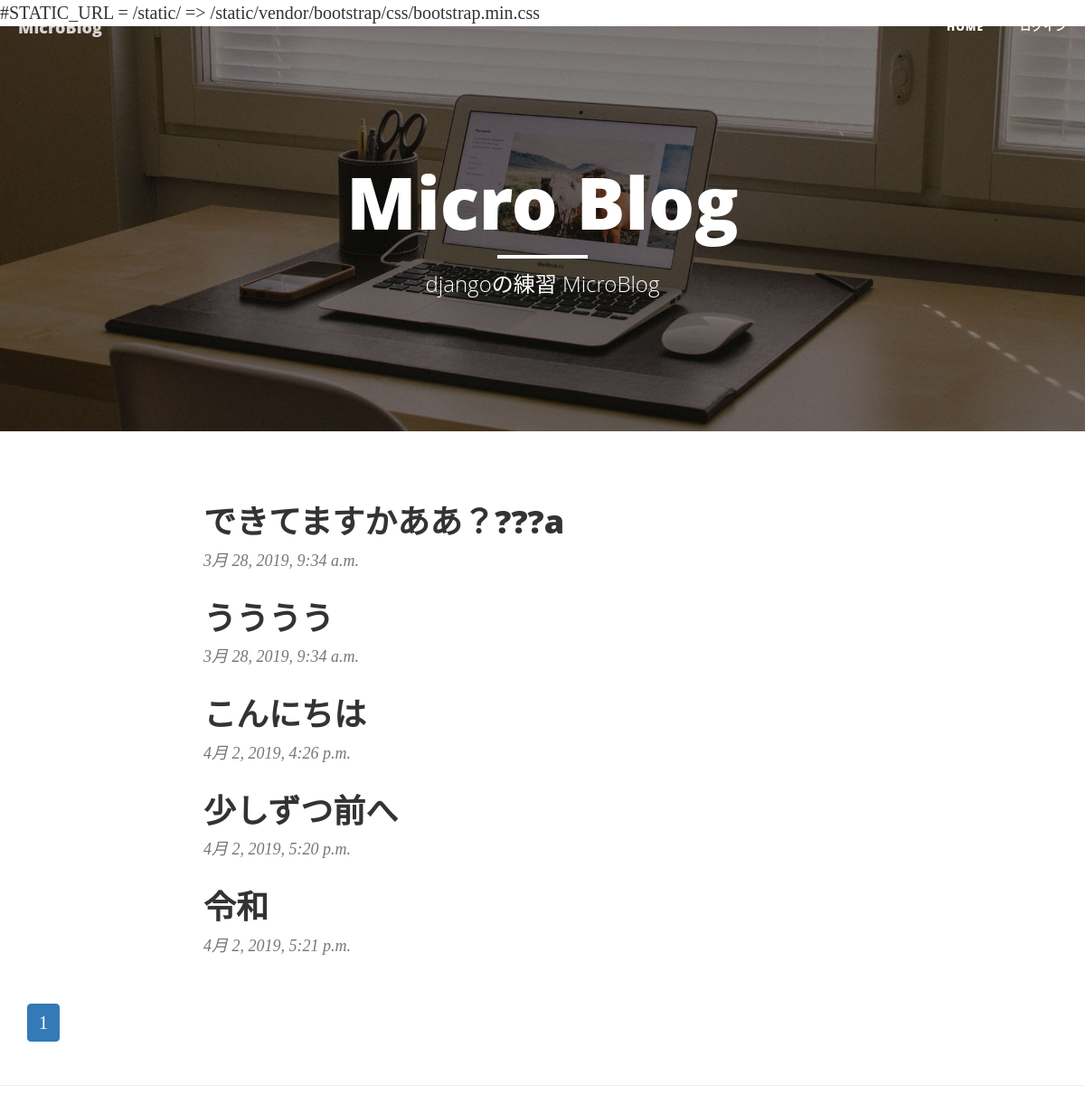
The app's page /, older data.
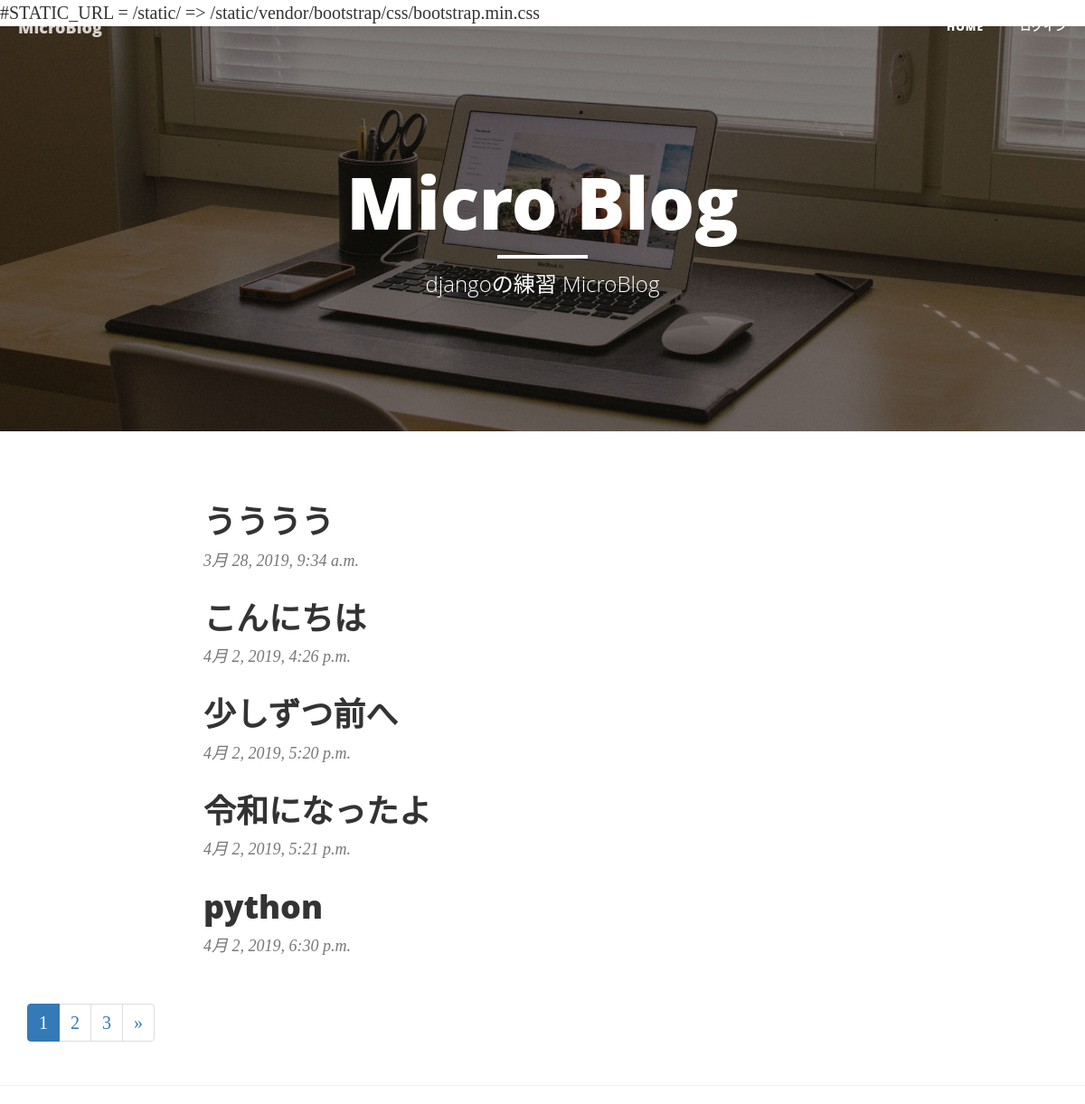
The same page, newer data.
### blog/models.py (models this page shows)
class Blog(models.Model):
    content = models.CharField(max_length=140)
    posted_date = models.DateTimeField(auto_now_add=True)

### blog/views.py (the view)
# urls.py: path('', BlogListView.as_view(), name='index'),
class BlogListView(ListView):
    model = Blog
    paginate_by = 5
    context_object_name = "blogs"

### blog/templates/blog/blog_list.html (shortened to what this page needs)
{% extends "base.html" %}
{% block body %}
      <div class="row">
           <div class="col-lg-8 col-lg-offset-2 col-md-10 col-md-offset-1">
               {% for blog in blogs %}
                <div class="post-preview">
                    <a href="{% url 'detail' blog.id %}">
                        <h2 class="post-title">
                             {{ blog.content }}
                        </h2>
                    </a>
                    <p class="post-meta">{{ blog.posted_date }}</p>
                 </div>
               {% endfor %}
           </div>
      </div>
<nav aria-label="Page navigation">
    <ul class="pagination">
        {% for page in paginator.page_range %}
        <li{% if page == page_obj.number %} class="active"{% endif %}><a href="?page={{ page }}">{{ page }}</a></li>
        {% endfor %}
        {% if page_obj.has_next %}
        <li>
            <a href="?page={{ page_obj.next_page_number }}" aria-label="Next">
                <span aria-hidden="true">&raquo;</span>
            </a>
        </li>
        {% endif %}
    </ul>
</nav>
{% endblock %}

Row changes from the older to the newer data that the page shows:
removed Blog: content "できてますかああ？???a", posted_date "3月 28, 2019, 9:34 a.m."
changed Blog: content "令和" → "令和になったよ"
added Blog: content "python", posted_date "4月 2, 2019, 6:30 p.m."
Text that changed along with them:
new list line: "2"
new list line: "3"
